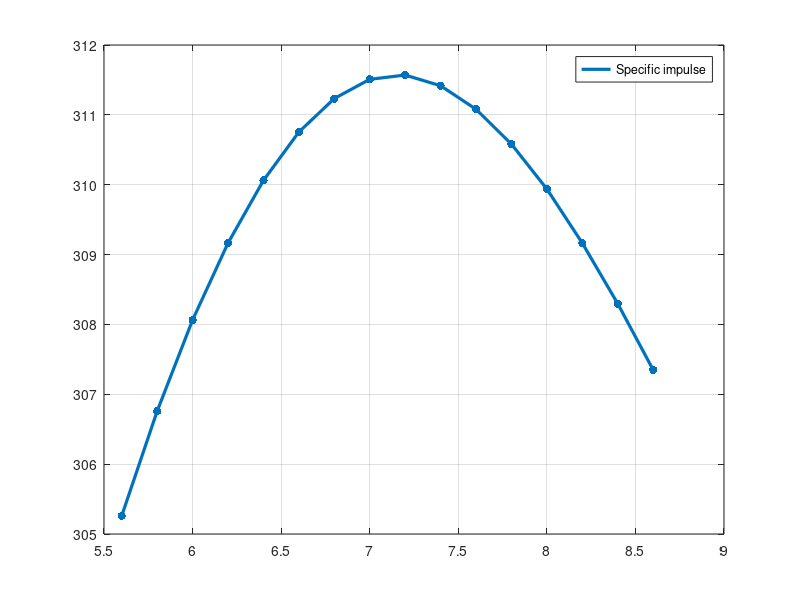

Write MATLAB code to recreate this figure.
% VAMOS RAFA

O_F = 5.6:0.2:8.6;

T = [2519.84 2554.82 2586.39 2614.51  2639.09 2659.98 2677.03 2690.11 2699.21 2704.42 2705.99 2704.28 2699.71 2692.71 2683.71 2673.08] ; % [K]

M_mol = [20.303 20.492 20.671 20.839 20.995 21.141 21.275 21.397 21.506 21.604 21.690 21.766 21.831 21.888 21.938 21.981] ; % [KJ/KG * K]

I_vac = [2994.6 3009.3 3022.1 3032.9 3041.7 3048.5 3053.2 3055.9 3056.5 3055 3051.7 3046.8 3040.5 3032.9 3024.4 3015.1] / 9.81; % [s] 

plot(O_F, I_vac, 'LineWidth',2.3)
hold on
scatter(O_F, I_vac, 'filled')
grid on
legend('Specific impulse')
